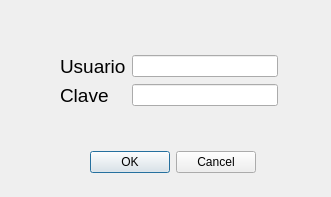
<?xml version="1.0" encoding="UTF-8"?>
<ui version="4.0">
 <class>usuario</class>
 <widget class="QDialog" name="usuario">
  <property name="geometry">
   <rect>
    <x>0</x>
    <y>0</y>
    <width>331</width>
    <height>197</height>
   </rect>
  </property>
  <property name="windowTitle">
   <string>Ingreso de usuario</string>
  </property>
  <property name="modal">
   <bool>false</bool>
  </property>
  <widget class="QWidget" name="layoutWidget">
   <property name="geometry">
    <rect>
     <x>60</x>
     <y>20</y>
     <width>218</width>
     <height>122</height>
    </rect>
   </property>
   <layout class="QVBoxLayout" name="verticalLayout">
    <item>
     <layout class="QGridLayout" name="gridLayout">
      <item row="1" column="0">
       <widget class="QLabel" name="label_2">
        <property name="font">
         <font>
          <pointsize>14</pointsize>
         </font>
        </property>
        <property name="text">
         <string>Clave</string>
        </property>
       </widget>
      </item>
      <item row="0" column="1">
       <widget class="QLineEdit" name="_username"/>
      </item>
      <item row="0" column="0">
       <widget class="QLabel" name="label">
        <property name="font">
         <font>
          <pointsize>14</pointsize>
         </font>
        </property>
        <property name="text">
         <string>Usuario</string>
        </property>
       </widget>
      </item>
      <item row="1" column="1">
       <widget class="QLineEdit" name="_usrpassword"/>
      </item>
     </layout>
    </item>
   </layout>
  </widget>
  <widget class="QDialogButtonBox" name="buttonBox">
   <property name="geometry">
    <rect>
     <x>90</x>
     <y>150</y>
     <width>166</width>
     <height>25</height>
    </rect>
   </property>
   <property name="standardButtons">
    <set>QDialogButtonBox::Cancel|QDialogButtonBox::Ok</set>
   </property>
  </widget>
 </widget>
 <resources/>
 <connections/>
</ui>
